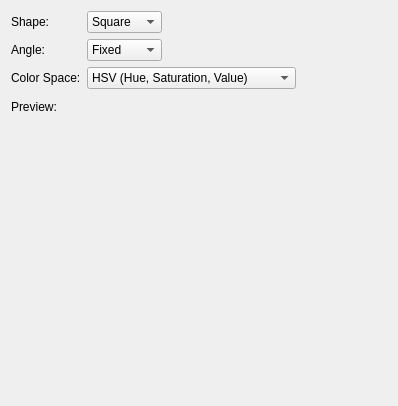
          <widget class="QWidget" name="colorwheelPage">
           <property name="sizePolicy">
            <sizepolicy hsizetype="Preferred" vsizetype="Expanding">
             <horstretch>0</horstretch>
             <verstretch>0</verstretch>
            </sizepolicy>
           </property>
           <layout class="QFormLayout" name="formLayout_9">
            <property name="fieldGrowthPolicy">
             <enum>QFormLayout::ExpandingFieldsGrow</enum>
            </property>
            <item row="0" column="0">
             <widget class="QLabel" name="colorwheelShapeLabel">
              <property name="text">
               <string>Shape:</string>
              </property>
             </widget>
            </item>
            <item row="0" column="1">
             <widget class="QComboBox" name="colorwheelShapeBox">
              <item>
               <property name="text">
                <string>Square</string>
               </property>
              </item>
              <item>
               <property name="text">
                <string>Triangle</string>
               </property>
              </item>
             </widget>
            </item>
            <item row="1" column="0">
             <widget class="QLabel" name="colorwheelAngleLabel">
              <property name="text">
               <string>Angle:</string>
              </property>
             </widget>
            </item>
            <item row="1" column="1">
             <widget class="QComboBox" name="colorwheelAngleBox">
              <item>
               <property name="text">
                <string>Fixed</string>
               </property>
              </item>
              <item>
               <property name="text">
                <string>Rotating</string>
               </property>
              </item>
             </widget>
            </item>
            <item row="2" column="0">
             <widget class="QLabel" name="colorwheelSpaceLabel">
              <property name="text">
               <string>Color Space:</string>
              </property>
             </widget>
            </item>
            <item row="2" column="1">
             <widget class="QComboBox" name="colorwheelSpaceBox">
              <item>
               <property name="text">
                <string>HSV (Hue, Saturation, Value)</string>
               </property>
              </item>
              <item>
               <property name="text">
                <string>HSL (Hue, Saturation, Lightness)</string>
               </property>
              </item>
              <item>
               <property name="text">
                <string>Lch (Luminance, Chroma, Hue)</string>
               </property>
              </item>
             </widget>
            </item>
            <item row="3" column="1">
             <widget class="color_widgets::ColorWheel" name="colorwheel" native="true">
              <property name="sizePolicy">
               <sizepolicy hsizetype="Minimum" vsizetype="Minimum">
                <horstretch>0</horstretch>
                <verstretch>0</verstretch>
               </sizepolicy>
              </property>
              <property name="minimumSize">
               <size>
                <width>300</width>
                <height>300</height>
               </size>
              </property>
             </widget>
            </item>
            <item row="3" column="0">
             <widget class="QLabel" name="colorwheelPreviewLabel">
              <property name="text">
               <string>Preview:</string>
              </property>
             </widget>
            </item>
           </layout>
          </widget>
